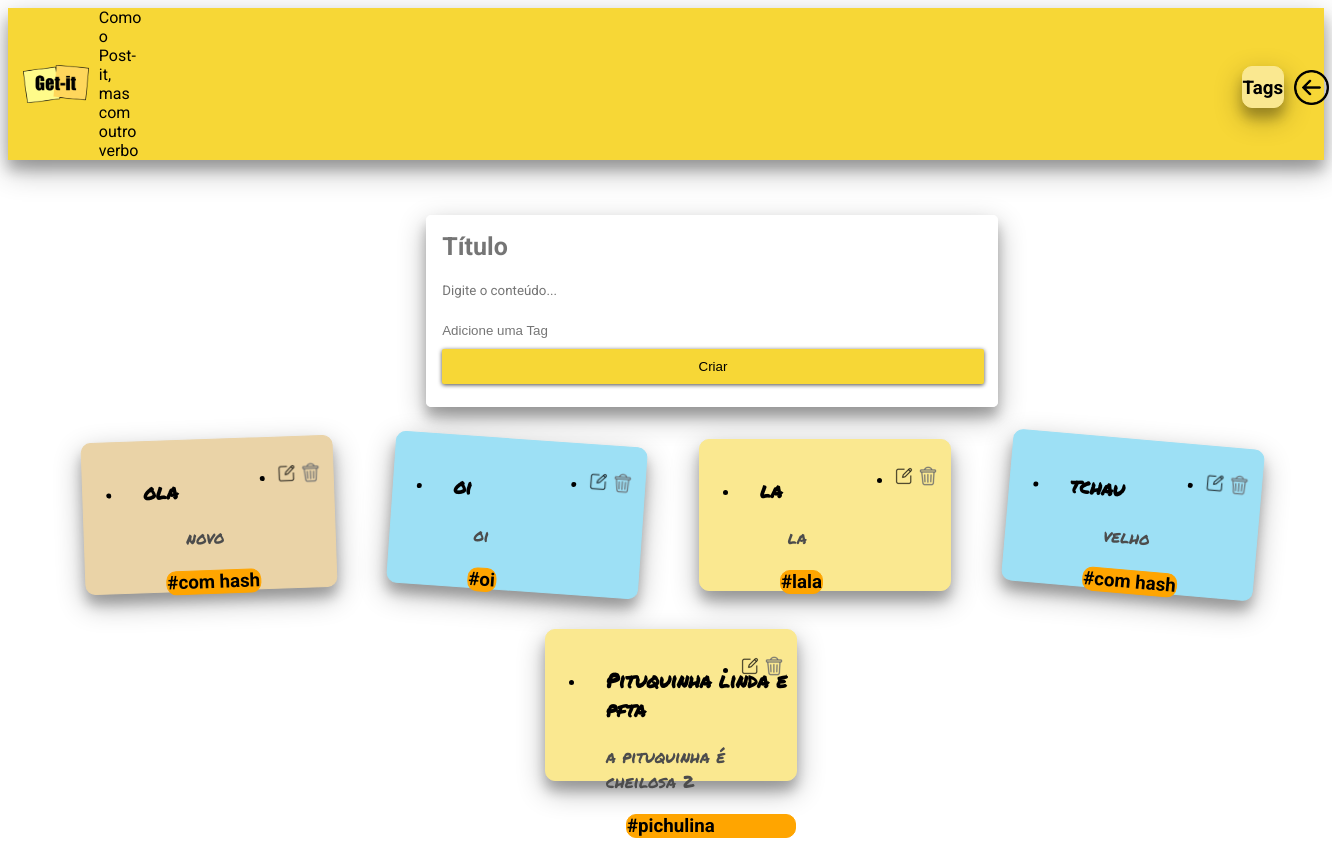
The page / on the database its author committed.
### notes/models.py (models this page shows, shortened)
class Note(models.Model):
    title = models.CharField(max_length=200)
    content = models.TextField()
    tag = models.ForeignKey(Tags, on_delete=models.CASCADE)

class Tags(models.Model):
    tag = models.TextField()

### notes/views.py (the view)
# urls.py: path('', views.index, name='index'),
def index(request):
    if request.method == 'POST':
        title = request.POST.get('titulo')
        content = request.POST.get('detalhes')
        tag_name = request.POST.get('tag')
        tag_name = '#'+tag_name
        tag_exist = Tags.objects.filter(tag=tag_name)
        if not tag_exist:
            tag_exist = Tags.objects.create(tag=tag_name)
            tag_exist.save()
        elif tag_exist:
            tag_exist = tag_exist[0]
        nova_nota = Note.objects.create(title=title, content=content,tag_id=tag_exist.id)
        nova_nota.save()
        return redirect('index')
    else:
        all_notes = Note.objects.all()
        return render(request, 'notes/index.html', {'notes': all_notes})

### notes/templates/notes/index.html (shortened to what this page needs)
{% extends "notes/base.html" %}
{% load static %}
{% block content %}
<main class="container">
  <form method="post" class="form-card">
      <input
        class="form-card-title"
        type="text"
        name="titulo"
        placeholder="Título"
      />
      <textarea
        class="autoresize"
        name="detalhes"
        placeholder="Digite o conteúdo..."
      ></textarea>
      <input
      class="tag"
      type="text"
      name="tag"
      placeholder="Adicione uma Tag"
    />
      <button class="btn" type="submit">Criar</button>
    </form>
    <div class="card-container">
      {% for note in notes %}
      <div class="card">
        <ul class="linha">
          <li>
            <h3 class="card-title">{{note.title}}</h3>
            <div class="card-content">
              <p>{{note.content}}</p>
            </div>
            {% if note.tag.tag %}
              <h3 class="tag_note">{{note.tag.tag}}</h3>
            {% endif %}
          </li>
          <li class="lixeira">
            <a name="edit_button"  href="/editar/{{note.id}}"><img src="{% static 'notes/img/editar.png' %}"></a>
            <a name="delete_button" href="/delete/{{note.id}}"><img src="{% static 'notes/img/lixeira.png' %}"></a>
          </li>
          </ul>
      </div>
      {% endfor %}
    </div>
</main>
{% endblock %}

### notes/templates/notes/base.html (shortened to what this page needs)
<!DOCTYPE html>
<html>
<head>
<link
rel="stylesheet"
href="https://cdnjs.cloudflare.com/ajax/libs/meyer-reset/2.0/reset.min.css"
integrity="sha512-NmLkDIU1C/C88wi324HBc+S2kLhi08PN5GDeUVVVC/BVt/9Izdsc9SVeVfA1UZbY3sHUlDSyRXhCzHfr6hmPPw=="
crossorigin="anonymous"
/>
{% load static %}
<link rel="stylesheet" href="{% static 'notes/css/getit.css' %}" />
</head>
  <body>
    <div class="appbar">
      <img src="{% static 'notes/img/logo-getit.png' %}" class="logo"/>
      <span class="subtitle">Como o Post-it, mas com outro verbo</span>
      <a class="pagtags" href="{% url 'lista_tags' %}"><h3 class="botaotags">Tags</h3></a>
      <a href="/"><img src="{% static 'notes/img/pagini.png' %}" class="imgini"/></a>
    </div>
    {% block content %} {% endblock %}
  </body>
</html>

### notes/static/notes/css/getit.css (style rules this page uses)
html, body { font-family: "Roboto", sans-serif; }
.btn { position: relative; display: block; padding: 10px 15px; overflow: hidden; border-width: 0; outline: none; border-radius: 2px; box-shadow: 0 1px 4px #4c4c4c; background-color: #f7d736; transition: background-color 0.3s; margin-left: 15px; margin-top: 10px; width: 95%; }
.btn:before { content: ""; position: absolute; top: 50%; left: 50%; display: block; width: 0; padding-top: 0; border-radius: 100%; background-color: rgba(236, 240, 241, 0.3); -webkit-transform: translate(-50%, -50%); -moz-transform: translate(-50%, -50%); -ms-transform: translate(-50%, -50%); -o-transform: translate(-50%, -50%); transform: translate(-50%, -50%); }
.appbar { background-color: #f7d736; display: flex; justify-content:flex-start; align-items: center; box-shadow: 0 10px 28px rgba(0,0,0,0.30), 0 10px 12px rgba(0,0,0,0.22); }
textarea { resize: none; display: flex; border: none; margin-top: 10px; margin-bottom: 5px; margin-left: 13px; font-family: 'Roboto', sans-serif; max-width: 80%; max-height: 80%; }
.logo { margin-bottom: 10px; margin-top: 10px; justify-content: flex-start; max-width: 5%; max-height: 5%; margin-left: 15px; }
.subtitle { margin-left: 10px; }
.container { display: flex; flex-direction: row; flex-wrap: wrap; align-content: space-around; justify-content: space-around; }
.form-card { position: absolute; border: 0.5px solid white; border-radius: 5px; box-shadow: 0 10px 28px rgba(0,0,0,0.30), 0 10px 12px rgba(0,0,0,0.22); width: 570px; height: 190px; left: 32%; margin-top: 55px; }
.form-card-title { display: flex; border: none; margin-top: 15px; margin-bottom: 19px; margin-left: 13px; font-family: 'Roboto', sans-serif; font-weight: bold; font-size: 25px; max-width: 80%; max-height: 80%; }
textarea { resize: none; }
.autoresize { display: flex; border: none; margin-top: 10px; margin-bottom: 5px; margin-left: 13px; font-family: 'Roboto', sans-serif; max-width: 80%; max-height: 80%; }
.card-container { display: flex; flex-direction: row; position: absolute; align-content: space-around; justify-content: space-around; display: flex; flex-wrap: wrap; margin-top: 260px; margin-left: 50px; margin-right: 50px; }
.card { display: flex; margin-top: 19px; margin-bottom: 19px; margin-left: 10px; height: 150px; width: 250px; border-radius: 10px; box-shadow: 0 10px 28px rgba(0,0,0,0.30), 0 10px 12px rgba(0,0,0,0.22); flex-wrap: wrap; justify-content: flex-start; }
.card-title { font-family: 'Permanent Marker', cursive; font-size: 20px; color: black; margin-top: 20px; justify-content: flex-start; margin-left: 20px; text-align:left; width: 90%; font-weight: bold; }
.card-content { font-family: 'Permanent Marker', cursive; font-size: 17px; color: #4c4c4c; margin-top: 15px; margin-bottom: 20px; justify-content: flex-start; margin-left: 20px; width: 90%; }
p { display: flex; justify-content: center; }
.card-color-1 { background-color: #ead3a7; border: 0.5px solid #ead3a7; }
.card-color-2 { background-color: #9de0f5; border: 0.5px solid #9de0f5; }
.card-color-4 { background-color: #fae890; border: 0.5px solid #fae890; }
.card-rotation-3 { transform: rotate(4deg); }
.card-rotation-6 { transform: rotate(0deg); }
.card-rotation-9 { transform: rotate(5deg); }
.card-rotation-11 { transform: rotate(-2deg); }
.linha { display: flex; flex-direction: row; }
.lixeira { position: absolute; margin-top: 10px; margin-left: 80px; right: 5%; }
.tag_note { border: 0.5px solid orange; background-color: orange; border-radius: 10px; margin-left: 40px; }
.tag { border: none; margin-left: 13px; }
.pagtags { border: 0.5px solid #fae890; background-color: #fae890; box-shadow: 0 10px 28px rgba(0,0,0,0.30), 0 10px 12px rgba(0,0,0,0.22); width: 60px; height: 40px; margin-left: 1100px; border-radius: 10px; margin-top: 5px; text-align: center; text-decoration: none; }
.botaotags { text-align: center; margin-top: 10px; font-weight: bold; color: black; }
.imgini { width: 35px; height: 35px; margin-left: 10px; margin-top: 10px; }

### rows shown on the page
Note: title "ola", content "novo", tag.tag "#com hash"
Note: title "oi", content "oi", tag.tag "#oi"
Note: title "la", content "la", tag.tag "#lala"
Note: title "tchau", content "velho", tag.tag "#com hash"
Note: title "Pituquinha linda e pfta", content "a pituquinha é cheilosa 2", tag.tag "#pichulina"
